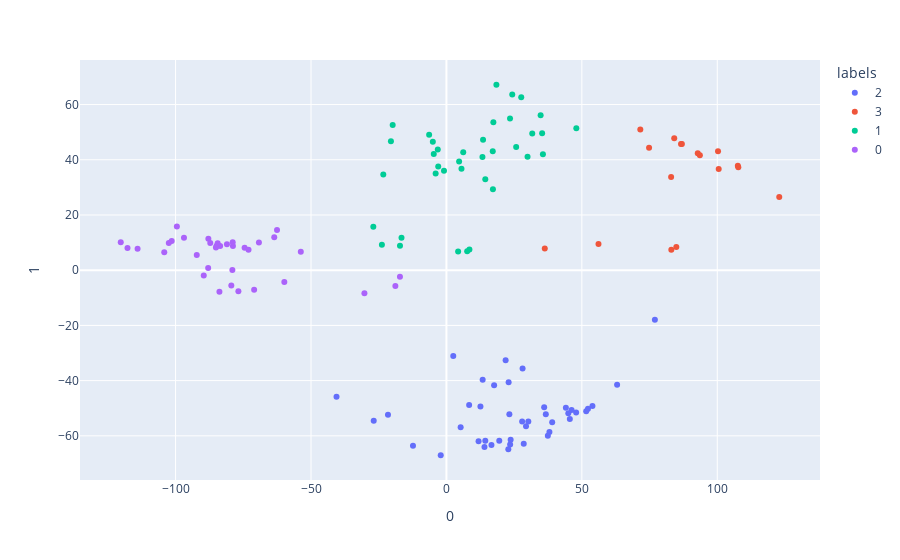

Write notebook code for a chart like this one.
### Code cell
# 18S
scores_18S = pd.DataFrame(pca_results_18S["scores"])
scores_18S["labels"] = labels_18S
fig_18S = px.scatter(
    scores_18S,
    x = 0,
    y = 1,
    color = "labels"
)
fig_18S.show()

### Figure 1 — Plotly figure (JSON) as saved in the notebook; plotly's stock layout.template omitted (floating-point values rounded to 4 significant figures)
{"data": [{"hovertemplate": "labels=2<br>0=%{x}<br>1=%{y}<extra></extra>", "legendgroup": "2", "marker": {"color": "#636efa", "symbol": "circle"}, "mode": "markers", "name": "2", "orientation": "v", "showlegend": true, "type": "scatter", "x": [-26.84, 36.7, 29.39, 5.252, 21.86, 28.55, 23.52, 22.97, 39.05, 23.24, 12.56, 11.87, 14.35, 45.56, 51.61, 13.38, 28.12, 17.61, 8.389, 44.1, 63.02, 76.96, 47.89, 46.21, -40.58, -21.58, 37.44, 27.96, 22.85, -2.105, -12.35, 16.63, 2.529, 38.03, 19.51, 45.0, 14.05, 36.09, 53.91, 52.26, 23.71, 30.24], "xaxis": "x", "y": [-54.55, -52.16, -56.53, -56.88, -32.66, -62.9, -63.15, -40.58, -55.06, -52.18, -49.35, -62.0, -61.82, -53.86, -51.12, -39.66, -35.59, -41.65, -48.86, -49.79, -41.51, -17.97, -51.53, -50.61, -45.84, -52.41, -60.01, -54.77, -64.87, -67.03, -63.6, -63.28, -31.04, -58.62, -61.82, -51.83, -64.04, -49.69, -49.17, -50.21, -61.46, -54.83], "yaxis": "y"}, {"hovertemplate": "labels=3<br>0=%{x}<br>1=%{y}<extra></extra>", "legendgroup": "3", "marker": {"color": "#EF553B", "symbol": "circle"}, "mode": "markers", "name": "3", "orientation": "v", "showlegend": true, "type": "scatter", "x": [93.57, 86.62, 86.93, 82.96, 83.04, 84.11, 74.82, 84.88, 71.59, 107.6, 122.9, 36.31, 100.5, 56.14, 100.3, 107.8, 92.8], "xaxis": "x", "y": [41.66, 45.75, 45.69, 33.72, 7.363, 47.8, 44.35, 8.385, 50.95, 37.84, 26.53, 7.875, 36.68, 9.504, 43.07, 37.27, 42.39], "yaxis": "y"}, {"hovertemplate": "labels=1<br>0=%{x}<br>1=%{y}<extra></extra>", "legendgroup": "1", "marker": {"color": "#00cc96", "symbol": "circle"}, "mode": "markers", "name": "1", "orientation": "v", "showlegend": true, "type": "scatter", "x": [-17.15, 4.321, 8.492, -3.195, 17.33, -26.99, -19.84, 23.48, -16.59, 13.3, 25.75, 18.45, 24.3, 17.11, 13.52, -6.382, 27.62, 47.96, 35.62, 5.559, -3.976, -4.671, -23.31, 17.17, 14.35, 6.202, 34.78, -0.8981, 35.34, 31.69, 7.662, -23.82, -20.49, -5.019, 29.95, 4.682, -3.031], "xaxis": "x", "y": [8.862, 6.777, 7.47, 43.68, 53.58, 15.74, 52.63, 54.92, 11.73, 41.05, 44.59, 67.18, 63.68, 43.09, 47.26, 49.05, 62.68, 51.38, 41.98, 36.72, 35.03, 42.11, 34.7, 29.33, 32.95, 42.76, 56.17, 36.0, 49.57, 49.48, 6.87, 9.259, 46.7, 46.51, 41.11, 39.4, 37.6], "yaxis": "y"}, {"hovertemplate": "labels=0<br>0=%{x}<br>1=%{y}<extra></extra>", "legendgroup": "0", "marker": {"color": "#ab63fa", "symbol": "circle"}, "mode": "markers", "name": "0", "orientation": "v", "showlegend": true, "type": "scatter", "x": [-104.2, -69.23, -74.51, -117.7, -83.55, -81.04, -96.89, -101.4, -87.89, -84.88, -120.2, -99.51, -62.54, -84.46, -114.0, -102.5, -63.57, -73.07, -79.41, -85.1, -89.6, -18.85, -30.28, -53.76, -83.81, -76.81, -92.18, -87.97, -87.19, -78.82, -78.91, -79.02, -70.99, -17.16, -59.84], "xaxis": "x", "y": [6.532, 9.992, 8.157, 8.066, 8.796, 9.424, 11.76, 10.54, 11.4, 8.792, 10.14, 15.8, 14.52, 9.789, 7.764, 9.848, 11.94, 7.442, -5.543, 8.236, -1.932, -5.716, -8.387, 6.667, -7.814, -7.584, 5.502, 0.78, 9.891, 8.727, 10.12, 0.09305, -7.038, -2.391, -4.27], "yaxis": "y"}], "layout": {"autosize": true, "legend": {"title": {"text": "labels"}, "tracegroupgap": 0}, "margin": {"t": 60}, "xaxis": {"anchor": "y", "autorange": true, "domain": [0, 1], "range": [-136.4, 139.1], "title": {"text": "0"}, "type": "linear"}, "yaxis": {"anchor": "x", "autorange": true, "domain": [0, 1], "range": [-77.42, 77.57], "title": {"text": "1"}, "type": "linear"}}}
